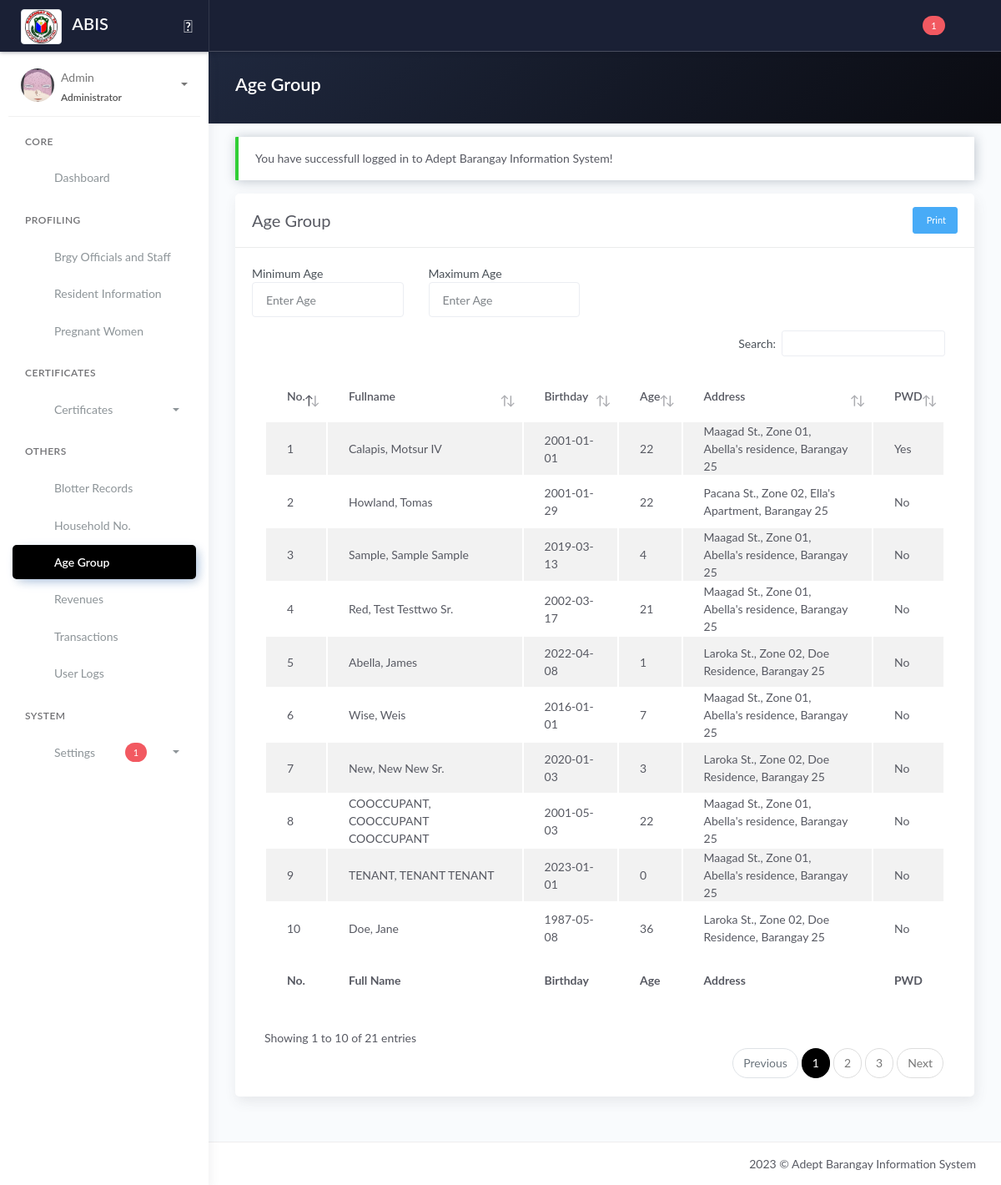
/age-group.php (signed in), run on the app's committed database.
### tables this page shows
CREATE TABLE `tblresident2` (
  `id_resident` int(11) NOT NULL,
  `national_id` varchar(100) NOT NULL,
  `region` varchar(10) NOT NULL,
  `city` varchar(100) NOT NULL,
  `province` varchar(100) NOT NULL,
  `barangay` varchar(100) NOT NULL,
  `citizenship` varchar(100) NOT NULL,
  `picture` text NOT NULL,
  `firstname` varchar(100) NOT NULL,
  `middlename` varchar(100) NOT NULL,
  `lastname` varchar(100) NOT NULL,
  `ext` varchar(10) NOT NULL,
  `alias` varchar(20) NOT NULL,
  `birthplace` varchar(100) NOT NULL,
  `birthdate` date NOT NULL,
  `sex` varchar(20) NOT NULL,
  `civilstatus` varchar(20) NOT NULL,
  `residence_type` varchar(25) NOT NULL COMMENT 'new; co-occupant; tenant',
  `id_household` int(80) NOT NULL,
  `family_head` varchar(10) NOT NULL,
  `date_of_residence` date NOT NULL,
  `vstatus` varchar(10) NOT NULL,
  `identified_as` varchar(20) NOT NULL,
  `phone` varchar(100) NOT NULL,
  `email` varchar(100) NOT NULL,
  `occupation` varchar(100) NOT NULL,
  `resident_type` int(20) NOT NULL DEFAULT 1 COMMENT '1 = Alive; 0 = Deceased',
  `id_org` varchar(100) NOT NULL,
  `pwd` varchar(5) NOT NULL,
  `indigent` varchar(5) NOT NULL,
  `remarks` text NOT NULL,
  `res_updated_at` timestamp NOT NULL DEFAULT current_timestamp() ON UPDATE current_timestamp(),
  `id_user` int(11) NOT NULL
);

CREATE TABLE `tbl_household` (
  `id_household` int(11) NOT NULL,
  `household_number` int(100) NOT NULL,
  `house_no` int(100) NOT NULL COMMENT '(2.1)',
  `id_purok` varchar(50) NOT NULL,
  `household_street_name` varchar(100) NOT NULL COMMENT '(2.2)',
  `household_address` varchar(250) NOT NULL COMMENT '(2.3)',
  `household_type` varchar(250) NOT NULL
);

CREATE TABLE `tblpurok` (
  `id_purok` int(11) NOT NULL,
  `purok_name` varchar(255) DEFAULT NULL,
  `purok_details` text DEFAULT NULL
);

CREATE TABLE `tblbrgy_info` (
  `id_brgy_info` int(11) NOT NULL,
  `province` varchar(100) DEFAULT NULL,
  `town` varchar(100) DEFAULT NULL,
  `brgy_name` varchar(50) DEFAULT NULL,
  `contact_number` varchar(50) DEFAULT NULL,
  `dashboard_text` text DEFAULT NULL,
  `image` varchar(200) DEFAULT NULL,
  `city_logo` varchar(100) DEFAULT NULL,
  `brgy_logo` varchar(100) DEFAULT NULL
);

### model/fetch_brgy_info.php (called while the page is built, shortened)
<?php
    $query = "SELECT * FROM tblbrgy_info";
    $result = $conn->query($query);
	$row = $result->fetch_assoc();
	if($row){
		$brgy 		 = $row['brgy_name'];
	}
?>

### age-group.php (the view, shortened to what this page needs)
<?php include 'server/server.php' ?>
<?php
$query = "SELECT * FROM tblresident2 WHERE resident_type=1";
$result = $conn->query($query);
$resident = array();
while ($row = $result->fetch_assoc()) {
	$resident[] = $row;
}
?>
<!DOCTYPE html>
<html lang="en">
<head>
	<?php include 'templates/header.php' ?>
	<link rel="stylesheet" href="assets/js/plugin/dataTables.dateTime.min.css">
	<link rel="stylesheet" href="assets/js/plugin/datatables/Buttons-1.6.1/css/buttons.dataTables.min.css">
</head>
<body>
	<div class="wrapper">
		<?php include 'templates/main-header.php' ?>
		<?php include 'templates/sidebar.php' ?>
		<div class="main-panel">
			<div class="content">
				<div class="panel-header bg-dark-gradient">
					<div class="page-inner">
						<div class="d-flex align-items-left align-items-md-center flex-column flex-md-row">
							<div>
								<h2 class="text-white fw-bold">Age Group</h2>
							</div>
						</div>
					</div>
				</div>
				<div class="page-inner">
					<div class="row mt--2">
						<div class="col-md-12">
							<?php if (isset($_SESSION['message'])) : ?>
								<div class="alert alert-<?php echo $_SESSION['success']; ?> <?= $_SESSION['success'] == 'danger' ? 'bg-danger text-light' : null ?>" role="alert">
									<?php echo $_SESSION['message']; ?>
								</div>
							<?php endif ?>
							<div class="card">
								<div class="card-header">
									<div class="card-head-row">
										<div class="card-title">Age Group</div>
										<div class="card-tools">
											<a href="#add" data-toggle="modal" class="btn btn-info btn-sm"><i class="fa fa-print"></i>&nbspPrint</a>
										</div>
									</div>
								</div>
								<div class="card-body">
									<div class="row mb-3 w-50">
										<div class="col">
											<label>Minimum Age</label>
											<input type="text" class="form-control" id="min" name="min" placeholder="Enter Age">
										</div>
										<div class="col">
											<label>Maximum Age</label>
											<input type="text" class="form-control" id="max" name="max" placeholder="Enter Age">
										</div>
									</div>
									<div class="table-responsive">
										<table id="agegrouptable" class="display table table-striped">
											<thead>
												<tr>
													<th scope="col">No. </th>
													<th scope="col">Fullname</th>
													<th scope="col">Birthday</th>
													<th scope="col">Age</th>
													<th scope="col">Address</th>
													<th scope="col">PWD</th>
												</tr>
											</thead>
											<tbody>
												<?php if (!empty($resident)) : ?>
													<?php $no = 1;
													foreach ($resident as $row) : ?>
														<tr>
															<td><?= $no ?></td>
															<td><?= $row['lastname'] . ', ' . $row['firstname'] . ' ' . $row['middlename'] . ' ' . $row['ext'] ?></td>
															<td><?= $row['birthdate'] ?></td>
															<?php
															$DateOfBirth = $row['birthdate'];
															$dob = new DateTime($DateOfBirth);
															$now = new DateTime();
															$diff = $now->diff($dob);
															?>
															<td><?= $diff->y; ?></td>
															<td>
																<?php
																$h_id = $row['id_household'];
																$queryHouseholdNumber = "SELECT * FROM tbl_household WHERE id_household='$h_id'";
																$resultHouseholdNumber = $conn->query($queryHouseholdNumber);
																$householdnum = $resultHouseholdNumber->fetch_assoc();
																$p_name = $householdnum['id_purok'];
																$queryPurokName = "SELECT * FROM tblpurok WHERE id_purok='$p_name'";
																$resultPurokName = $conn->query($queryPurokName);
																$pname = $resultPurokName->fetch_assoc();
																echo $householdnum['household_street_name'] . ', ' . $pname['purok_name'] . ', ' . $householdnum['household_address'] . ', ' . $brgy;
																?>
															</td>
															<td><?= $row['pwd'] ?></td>
														</tr>
													<?php $no++;
													endforeach ?>
												<?php endif ?>
											</tbody>
											<tfoot>
												<tr>
													<th scope="col">No. </th>
													<th scope="col">Full Name</th>
													<th scope="col">Birthday</th>
													<th scope="col">Age</th>
													<th scope="col">Address</th>
													<th scope="col">PWD</th>
												</tr>
											</tfoot>
										</table>
									</div>
								</div>
							</div>
						</div>
					</div>
				</div>
			</div>
			<?php include 'templates/main-footer.php' ?>
		</div>
	</div>
	<?php include 'templates/footer.php' ?>
	<link rel="stylesheet" type="text/css" href="https://cdn.datatables.net/v/bs5/jszip-2.5.0/dt-1.13.1/b-2.3.3/b-html5-2.3.3/b-print-2.3.3/datatables.min.css" />
</body>
</html>

### data on the page
tblresident2: lastname "Calapis", firstname "Motsur", ext "IV", birthdate "2001-01-01", birthdate "22", id_household.household_street_name "Maagad St.", tblpurok.purok_name "Zone 01", id_household.household_address "Abella's residence", pwd "Yes"
tblbrgy_info: brgy_name "Barangay 25"
tblresident2: lastname "Howland", firstname "Tomas", birthdate "2001-01-29", id_household.household_street_name "Pacana St.", tblpurok.purok_name "Zone 02", id_household.household_address "Ella's Apartment", pwd "No"
tblresident2: lastname "Sample", firstname "Sample", middlename "Sample", birthdate "2019-03-13", birthdate "4", id_household.household_street_name "Maagad St.", tblpurok.purok_name "Zone 01", id_household.household_address "Abella's residence", pwd "No"
tblresident2: lastname "Red", firstname "Test", middlename "Testtwo", ext "Sr.", birthdate "2002-03-17", birthdate "21", id_household.household_street_name "Maagad St.", tblpurok.purok_name "Zone 01", id_household.household_address "Abella's residence", pwd "No"
tblresident2: lastname "Abella", firstname "James", birthdate "2022-04-08", id_household.household_street_name "Laroka St.", tblpurok.purok_name "Zone 02", id_household.household_address "Doe Residence", pwd "No"
tblresident2: lastname "Wise", firstname "Weis", birthdate "2016-01-01", birthdate "7", id_household.household_street_name "Maagad St.", tblpurok.purok_name "Zone 01", id_household.household_address "Abella's residence", pwd "No"
tblresident2: lastname "New", firstname "New", middlename "New", ext "Sr.", birthdate "2020-01-03", birthdate "3", id_household.household_street_name "Laroka St.", tblpurok.purok_name "Zone 02", id_household.household_address "Doe Residence", pwd "No"
tblresident2: lastname "COOCCUPANT", firstname "COOCCUPANT", middlename "COOCCUPANT", birthdate "2001-05-03", birthdate "22", id_household.household_street_name "Maagad St.", tblpurok.purok_name "Zone 01", id_household.household_address "Abella's residence", pwd "No"
tblresident2: lastname "TENANT", firstname "TENANT", middlename "TENANT", birthdate "2023-01-01", birthdate "0", id_household.household_street_name "Maagad St.", tblpurok.purok_name "Zone 01", id_household.household_address "Abella's residence", pwd "No"
tblresident2: lastname "Doe", firstname "Jane", birthdate "1987-05-08", birthdate "36", id_household.household_street_name "Laroka St.", tblpurok.purok_name "Zone 02", id_household.household_address "Doe Residence", pwd "No"

### other printed values
$resultSupport "1"
$_SESSION['username'] "Admin"
$_SESSION['role'] "Administrator"
$_SESSION['message'] "You have successfull logged in to Adept Barangay Information System!"
